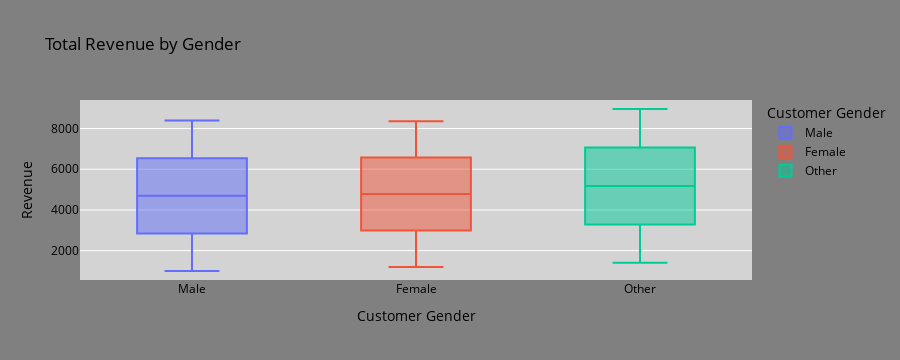

The code cell stored with this chart in its notebook:
### Markdown cell above
# Displaying total revenue by gener on Wisker box plot

### Code cell
# Initialize data
data = {
    'Gender': ['Male'] * 740 + ['Female'] * 717 + ['Other'] * 757,
    'TotalRevenue': [1000 + i * 10 for i in range(740)] +  # Synthetic revenue data for 'Male'
                     [1200 + i * 10 for i in range(717)] +  # Synthetic revenue data for 'Female'
                     [1400 + i * 10 for i in range(757)]    # Synthetic revenue data for 'Other'
}
# The synthetic values are created using a range of values to simulate variability within each gender group.

# Create a DataFrame
NumpDf = pd.DataFrame(data)

# Create a box plot (whisker plot)
fig = px.box(NumpDf, x='Gender', y='TotalRevenue', title='Total Revenue by Gender', 
             labels={'TotalRevenue': 'Revenue', 'Gender': 'Customer Gender'}, 
             color='Gender')

# Customize the layout
fig.update_layout(
    plot_bgcolor='lightgrey',  # Background color for the plot area
    paper_bgcolor='grey',  # Background color for the entire figure
    font=dict(color='black'),  # Set font color to white for better visibility
)

# Show the plot
fig.show()

### Figure 1 — Plotly figure (JSON) as saved in the notebook; plotly's stock layout.template omitted (floating-point values rounded to 4 significant figures; data arrays with more than 128 entries replaced by an {"elided": "..."} marker saying what was removed)
{"data": [{"alignmentgroup": "True", "hovertemplate": "Customer Gender=%{x}<br>Revenue=%{y}<extra></extra>", "legendgroup": "Male", "marker": {"color": "#636efa"}, "name": "Male", "notched": false, "offsetgroup": "Male", "orientation": "v", "showlegend": true, "type": "box", "visible": true, "x": {"elided": "740 str values"}, "x0": " ", "xaxis": "x", "y": {"elided": "740 int values"}, "y0": " ", "yaxis": "y"}, {"alignmentgroup": "True", "hovertemplate": "Customer Gender=%{x}<br>Revenue=%{y}<extra></extra>", "legendgroup": "Female", "marker": {"color": "#EF553B"}, "name": "Female", "notched": false, "offsetgroup": "Female", "orientation": "v", "showlegend": true, "type": "box", "visible": true, "x": {"elided": "717 str values"}, "x0": " ", "xaxis": "x", "y": {"elided": "717 int values"}, "y0": " ", "yaxis": "y"}, {"alignmentgroup": "True", "hovertemplate": "Customer Gender=%{x}<br>Revenue=%{y}<extra></extra>", "legendgroup": "Other", "marker": {"color": "#00cc96"}, "name": "Other", "notched": false, "offsetgroup": "Other", "orientation": "v", "showlegend": true, "type": "box", "visible": true, "x": {"elided": "757 str values"}, "x0": " ", "xaxis": "x", "y": {"elided": "757 int values"}, "y0": " ", "yaxis": "y"}], "layout": {"boxmode": "overlay", "font": {"color": "black"}, "height": 360, "legend": {"title": {"text": "Customer Gender"}, "tracegroupgap": 0}, "paper_bgcolor": "grey", "plot_bgcolor": "lightgrey", "title": {"text": "Total Revenue by Gender"}, "xaxis": {"anchor": "y", "autorange": true, "categoryarray": ["Male", "Female", "Other"], "categoryorder": "array", "domain": [0, 1], "range": [-0.5, 2.5], "title": {"text": "Customer Gender"}, "type": "category"}, "yaxis": {"anchor": "x", "autorange": true, "domain": [0, 1], "range": [557.8, 9402.0], "title": {"text": "Revenue"}, "type": "linear"}}}
